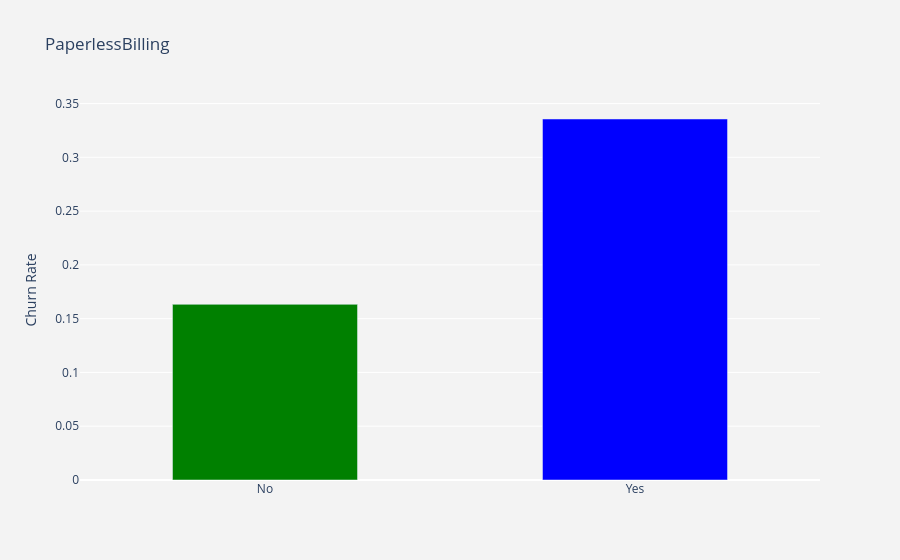

The code cell stored with this chart in its notebook:
### Code cell
visualization_churn_rate('PaperlessBilling')

### Figure 1 — Plotly figure (JSON) as saved in the notebook; plotly's stock layout.template omitted (floating-point values rounded to 4 significant figures)
{"data": [{"marker": {"color": ["green", "blue", "yellow"]}, "type": "bar", "width": [0.5, 0.5], "x": ["No", "Yes"], "y": [0.1633, 0.3357]}], "layout": {"paper_bgcolor": "rgb(243,243,243)", "plot_bgcolor": "rgb(243,243,243)", "title": {"text": "PaperlessBilling"}, "xaxis": {"type": "category"}, "yaxis": {"title": {"text": "Churn Rate"}}}}
